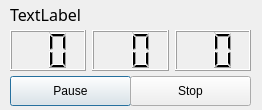
<?xml version="1.0" encoding="UTF-8"?>
<ui version="4.0">
 <class>pomoTimer</class>
 <widget class="QDialog" name="pomoTimer">
  <property name="geometry">
   <rect>
    <x>0</x>
    <y>0</y>
    <width>262</width>
    <height>110</height>
   </rect>
  </property>
  <property name="windowTitle">
   <string>Pomodoro Timer</string>
  </property>
  <property name="windowOpacity">
   <double>0.500000000000000</double>
  </property>
  <widget class="QLabel" name="label">
   <property name="geometry">
    <rect>
     <x>10</x>
     <y>-1</y>
     <width>241</width>
     <height>31</height>
    </rect>
   </property>
   <property name="font">
    <font>
     <family>Alstom</family>
     <pointsize>12</pointsize>
    </font>
   </property>
   <property name="styleSheet">
    <string notr="true"/>
   </property>
   <property name="text">
    <string>TextLabel</string>
   </property>
   <property name="alignment">
    <set>Qt::AlignLeading|Qt::AlignLeft|Qt::AlignVCenter</set>
   </property>
  </widget>
  <widget class="QPushButton" name="pauseButton">
   <property name="geometry">
    <rect>
     <x>10</x>
     <y>76</y>
     <width>121</width>
     <height>30</height>
    </rect>
   </property>
   <property name="text">
    <string>Pause</string>
   </property>
  </widget>
  <widget class="QPushButton" name="stopButton">
   <property name="geometry">
    <rect>
     <x>130</x>
     <y>76</y>
     <width>121</width>
     <height>30</height>
    </rect>
   </property>
   <property name="text">
    <string>Stop</string>
   </property>
  </widget>
  <widget class="QWidget" name="">
   <property name="geometry">
    <rect>
     <x>10</x>
     <y>30</y>
     <width>241</width>
     <height>41</height>
    </rect>
   </property>
   <layout class="QHBoxLayout" name="horizontalLayout">
    <item>
     <widget class="QLCDNumber" name="hoursLCD">
      <property name="digitCount">
       <number>2</number>
      </property>
     </widget>
    </item>
    <item>
     <widget class="QLCDNumber" name="mimutesLCD">
      <property name="digitCount">
       <number>2</number>
      </property>
     </widget>
    </item>
    <item>
     <widget class="QLCDNumber" name="secondsLCD">
      <property name="digitCount">
       <number>2</number>
      </property>
     </widget>
    </item>
   </layout>
  </widget>
 </widget>
 <resources/>
 <connections/>
</ui>
